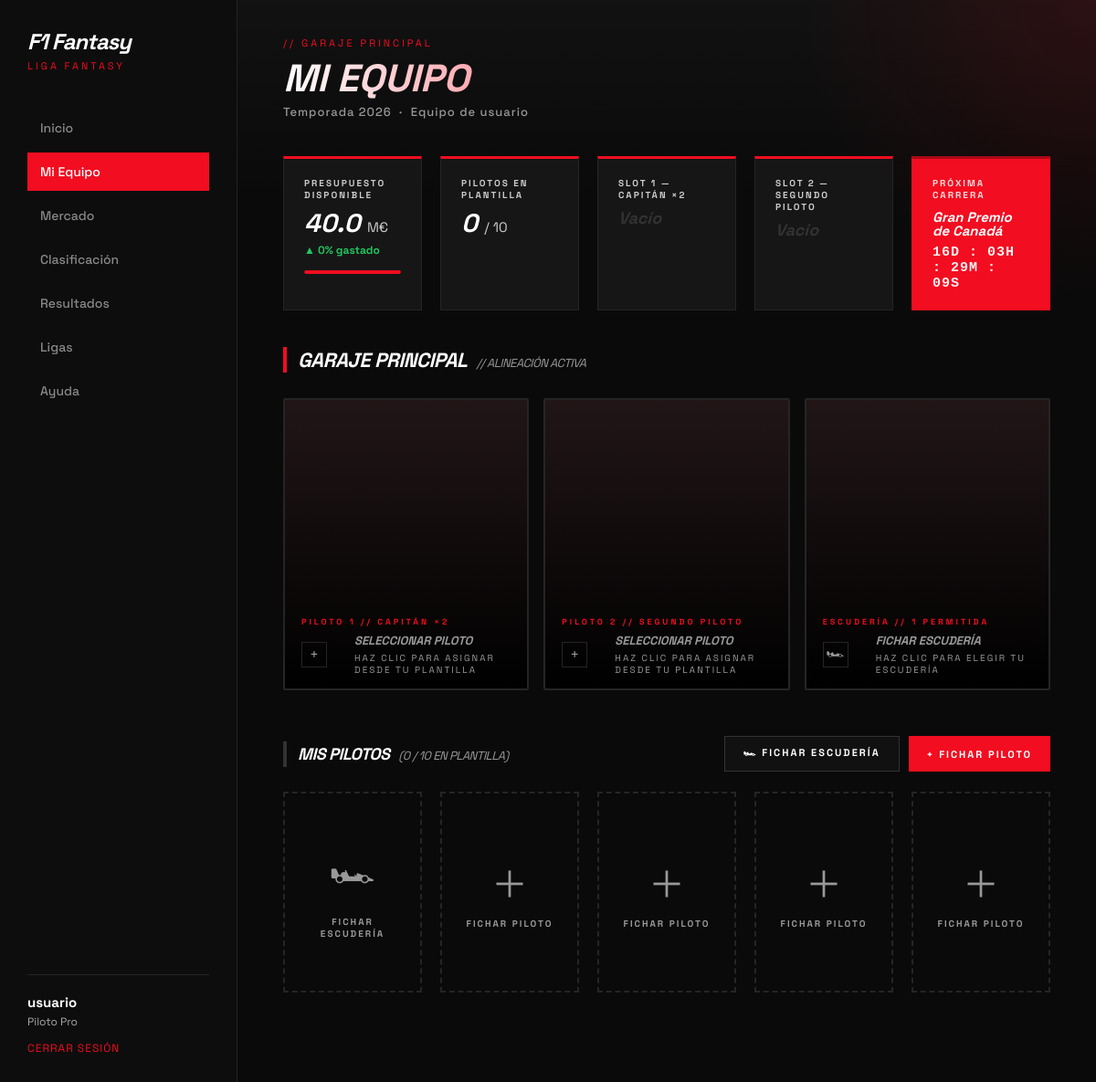
Screenshot of /equipo.php (signed in) with the database file from the repository.
### tables this page shows
CREATE TABLE `equipos_fantasy` (
  `id_equipo` int NOT NULL,
  `id_usuario` int NOT NULL,
  `nombre_equipo` varchar(100) NOT NULL,
  `presupuesto` int DEFAULT '40000000',
  `fecha_creacion` datetime DEFAULT CURRENT_TIMESTAMP,
  `puntos_jornada` int DEFAULT '0' COMMENT 'Puntos en la última carrera',
  `cambios_disponibles` int DEFAULT '3' COMMENT 'Cambios gratuitos restantes',
  `cambios_usados` int DEFAULT '0' COMMENT 'Cambios usados esta ventana'
);

CREATE TABLE `carreras` (
  `id_carrera` int NOT NULL,
  `id_temporada` int NOT NULL,
  `numero_carrera` int NOT NULL,
  `nombre` varchar(100) NOT NULL,
  `circuito` varchar(100) NOT NULL,
  `fecha` date NOT NULL
);

### public/equipo.php (the view, shortened to what the rows shown need)
<?php
require_once __DIR__ . '/../private/funciones_auth.php';
$pdo        = getDB();
$idUsuario  = (int) $_SESSION['id_usuario'];
$equipo = obtenerOCrearEquipo($idUsuario, $pdo);
$idEquipo = (int) $equipo['id_equipo'];
$stmtPres = $pdo->prepare("SELECT presupuesto FROM equipos_fantasy WHERE id_equipo = ?");
$stmtPres->execute([$idEquipo]);
$presupuesto = (int) $stmtPres->fetchColumn();
$stmtCarrera = $pdo->query("SELECT nombre, fecha FROM carreras WHERE fecha >= CURDATE() ORDER BY fecha ASC LIMIT 1");
$proximaCarrera = $stmtCarrera->fetch();
$tsProximaCarrera = $proximaCarrera ? strtotime($proximaCarrera['fecha'] . ' 14:00:00') : 0;
$presupuestoInicial = 40000000;
$gastado            = $presupuestoInicial - $presupuesto;
$porcentajeGastado  = max(0, min(100, round(($gastado / $presupuestoInicial) * 100)));
include __DIR__ . '/../private/header.php';
?>
<div class="equipo-encabezado">
    <p class="panel">// Garaje Principal</p>
    <h2>MI EQUIPO</h2>
    <p class="subtitulo">Temporada 2026 &nbsp;·&nbsp; <?= htmlspecialchars($equipo['nombre_equipo']) ?></p>
</div>
<div class="stats-bar">
    <div class="stat-card">
        <p class="stat-label">Presupuesto Disponible</p>
        <div class="stat-valor"><?= number_format($presupuesto / 1000000, 1) ?> <small>M€</small></div>
        <div class="stat-delta <?= $presupuesto >= $presupuestoInicial * 0.5 ? 'up' : 'down' ?>">
            <?= $presupuesto >= $presupuestoInicial * 0.5 ? '▲' : '▼' ?> <?= $porcentajeGastado ?>% gastado
        </div>
        <div class="stat-barra">
            <div class="stat-barra-fill" style="width: <?= 100 - $porcentajeGastado ?>%"></div>
        </div>
    </div>
    <?php if ($proximaCarrera): ?>
    <div class="stat-card stat-proximo">
        <p class="stat-label">Próxima Carrera</p>
        <div class="stat-valor" style="font-size:15px;"><?= htmlspecialchars($proximaCarrera['nombre']) ?></div>
        <div class="stat-countdown" id="countdown" data-ts="<?= $tsProximaCarrera ?>">--D : --H : --M : --S</div>
    </div>
    <?php endif; ?>
</div>
<?php include __DIR__ . '/../private/footer.php'; ?>

### rows the page displays
equipos_fantasy: nombre_equipo "Equipo de usuario", $presupuesto/1000000 "40.0", presupuesto "0"
carreras: nombre "Gran Premio de Canadá"

### other values shown
$_SESSION['nombre'] "usuario"
count($misPilotos) "0"
$numSlot "1"
$rolSlot "CAPITÁN ×2"
$numSlot "2"
$rolSlot "SEGUNDO PILOTO"
